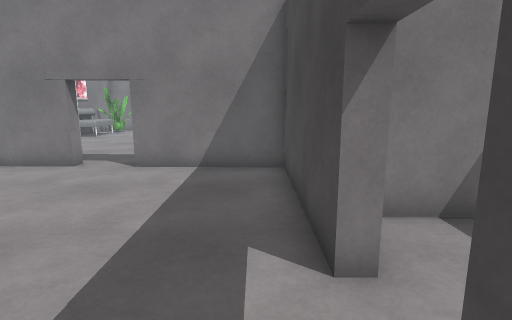
View 1 (above)

22 first-person views from a walk through a Unity game level. The camera is 1.3 m above the floor, tilts 10° down and sees 80° across. The floor is counted in squares, 0.68 m on a side. Each view is taken from the middle of a square. On the plan, view 1 faces up. The plan holds only what a view shows up to about 17 squares ahead; the rest is blank. The place goes on beyond the plan. The player character is not drawn. Door leaves are left out, so doorways stand open. Some surface patterns are stand-ins.

View 2
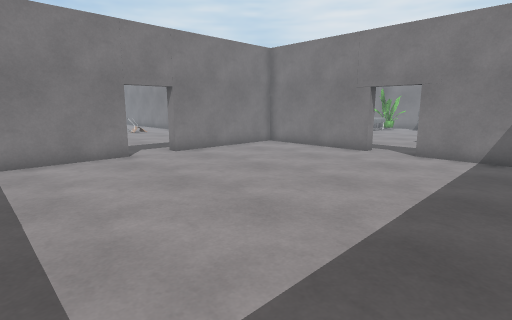

View 3
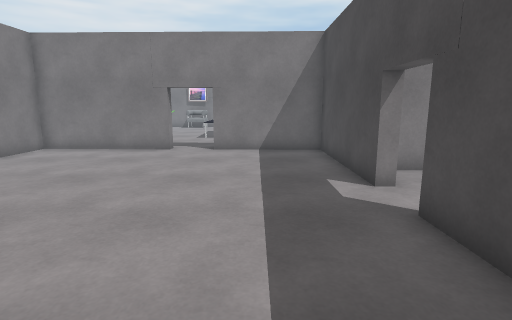

View 4
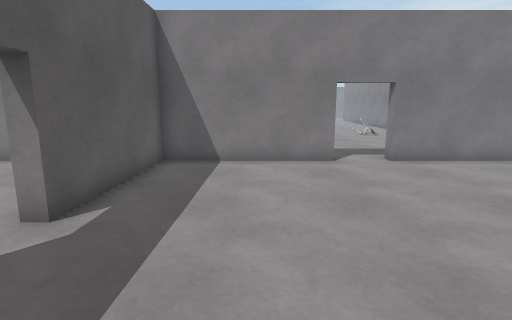

View 5
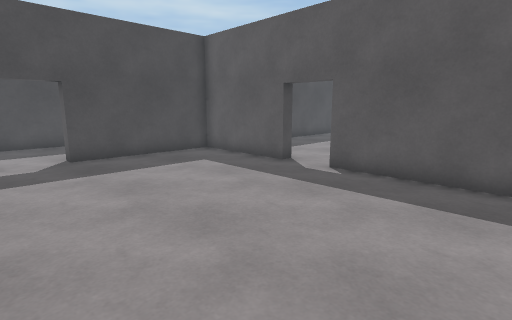

View 6
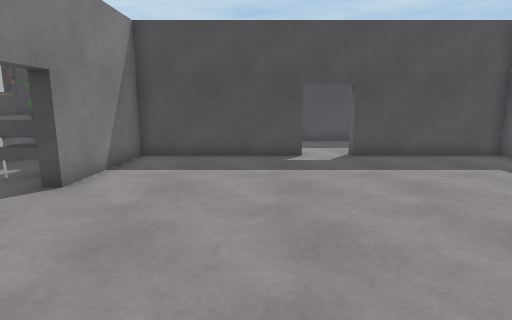

View 7
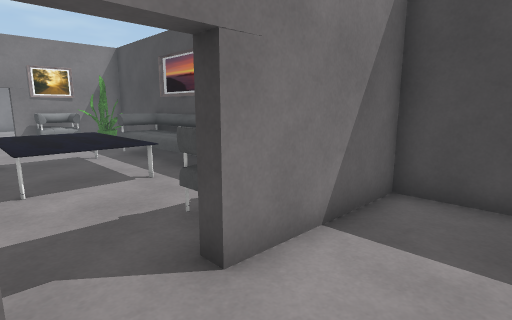

View 8
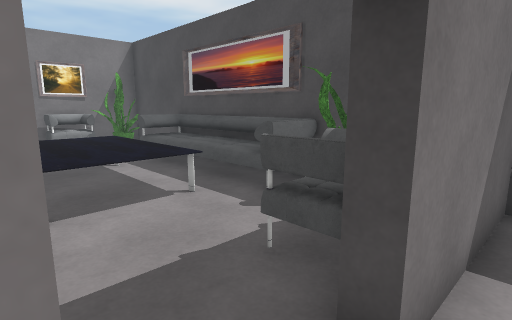

View 9
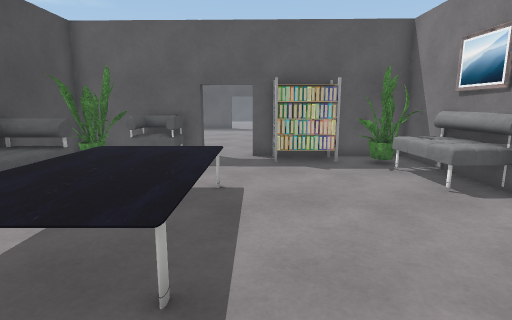

View 10
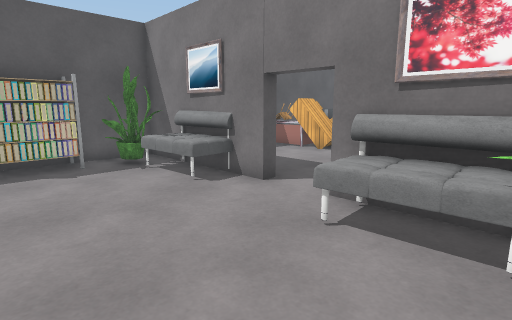

View 11
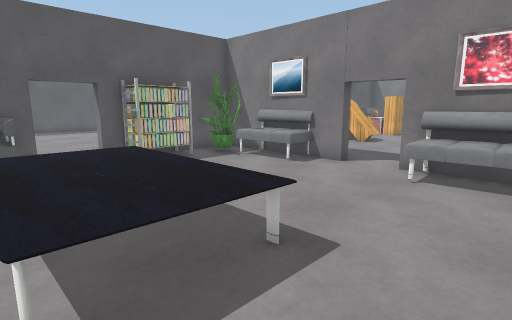

View 12
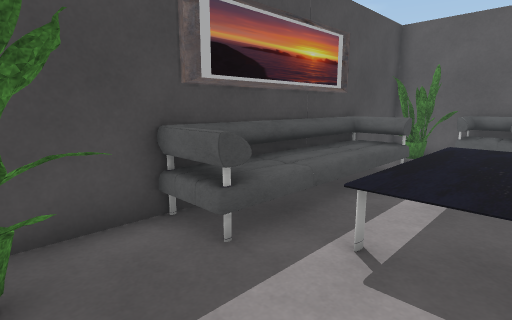

View 13
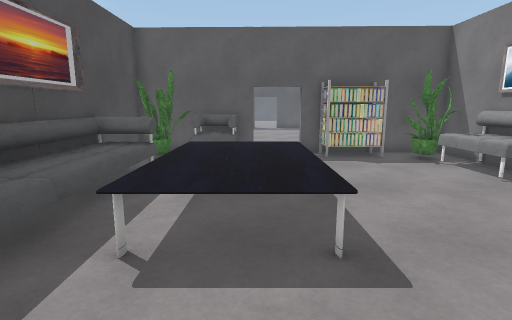

View 14
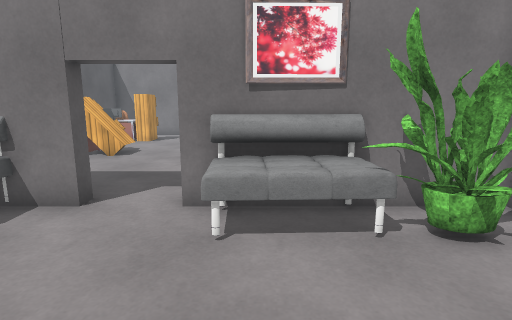

View 15
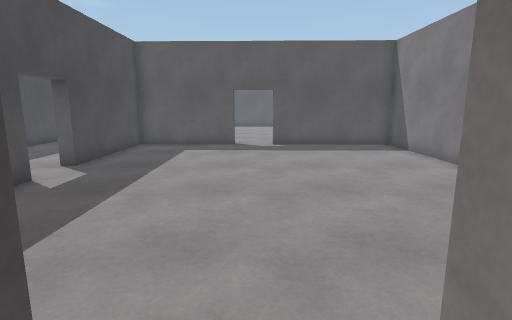

View 16
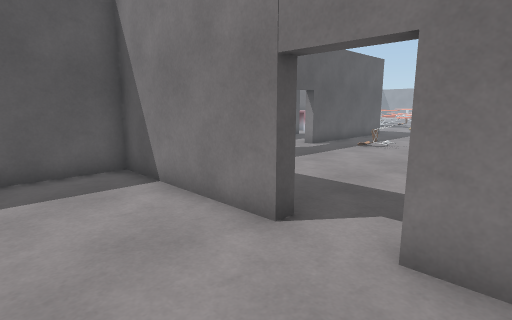

View 17
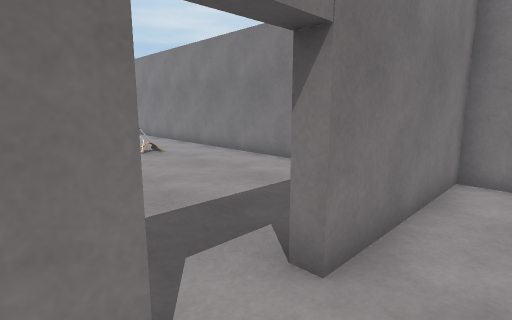

View 18
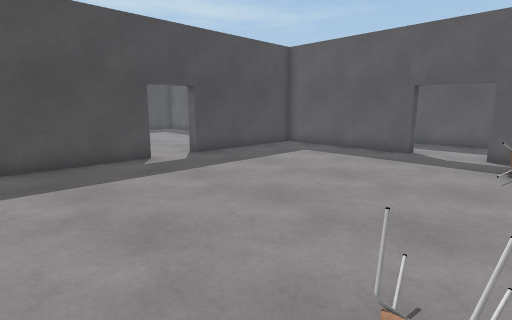

View 19
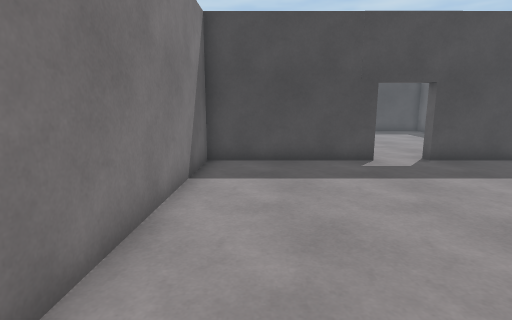

View 20
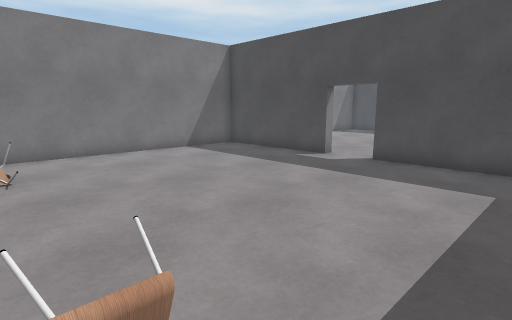

View 21
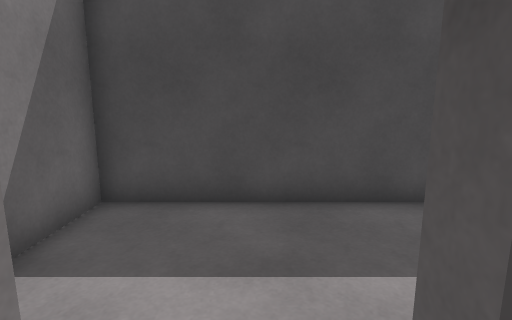

View 22
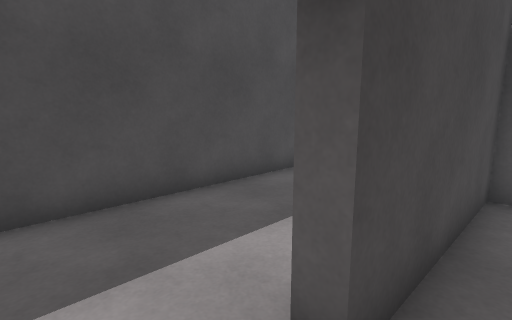

### Floor plan
Points are (right, up) in squares from view 1. A wall is a line through its corners. A room is listed if a view was taken in it or the views show most of it. See-through windows are left out.
Room 1 (views 1, 2, 3, 4, 5, 6, 7, 8, 16, 17, 21, 22)
walls: (0.9, 3.2) (0.9, 9.5) (-3.9, 9.6); (-5.9, 9.7) (-11.7, 9.8) (-11.7, 3.8); (-11.7, 1.8) (-11.7, -4.3) (-5.8, -4.5); (0.9, -4.5) (0.9, 1.2)
ways out: open door at (-5, 10) to room 2; open door at (-12, 2.5) to room 3; open door at (1, 2.5)
Room 2 (views 9, 10, 11, 12, 13, 14, 15)
walls: (-11.7, 16.6) (-11.7, 11.5); (-3.9, 10.1) (0.9, 10) (0.9, 23.5); (-10.5, 10.3) (-5.9, 10.2); (-11.7, 23.5) (-11.7, 18.5)
ways out: open door at (-5, 10) to room 1; open door at (-12, 17.5)
objects: sofa (-11, 13) to (-10, 15); sofa (-11, 19) to (-10, 21); plant (-11, 22) to (-10, 22); plant (-10, 12) to (-9, 13); rack (-9, 11) to (-7, 12); other object (-5, 14) to (-2, 20); sofa (-3, 11) to (-2, 12); sofa (-3, 23) to (-2, 23); plant (-1, 11) to (0, 12); sofa (-1, 14) to (0, 21)
Room 3 (views 18, 19, 20)
walls: (-12.2, 3.8) (-12.2, 9.8) (-23.6, 10.1); (-18.8, -4.2) (-12.2, -4.3) (-12.2, 1.8); (-23.5, -4.1) (-21.3, -4.1) (-21.3, -4.5)
low walls: (-22.1, -1.3) (-22.1, -0.6)
ways out: open door at (-12, 2.5) to room 1
objects: chair (-23, 6) to (-22, 7)
Room 4 (no view inside)
walls: (-11.7, 11.5) (-11.7, 10.3) (-10.5, 10.3)

Positions as (right, up) in squares from view 1, and headings:
1: (0, 0), facing up
2: (0, -3), facing up-left
3: (-2, -4), facing up
4: (-1, -1), facing left
5: (-11, 4), facing down-right
6: (-11, 5), facing right
7: (-6, 7), facing up-right
8: (-6, 9), facing up-right
9: (-6, 22), facing down
10: (-6, 22), facing down-left
11: (-2, 22), facing down-left
12: (-4, 23), facing down-right
13: (-4, 23), facing down
14: (-6, 20), facing left
15: (-5, 11), facing down
16: (-8, 5), facing down-left
17: (-10, 1), facing up-left
18: (-23, 9), facing down-right
19: (-23, 8), facing right
20: (-23, -3), facing up-right
21: (0, 2), facing right
22: (0, 3), facing down-right
